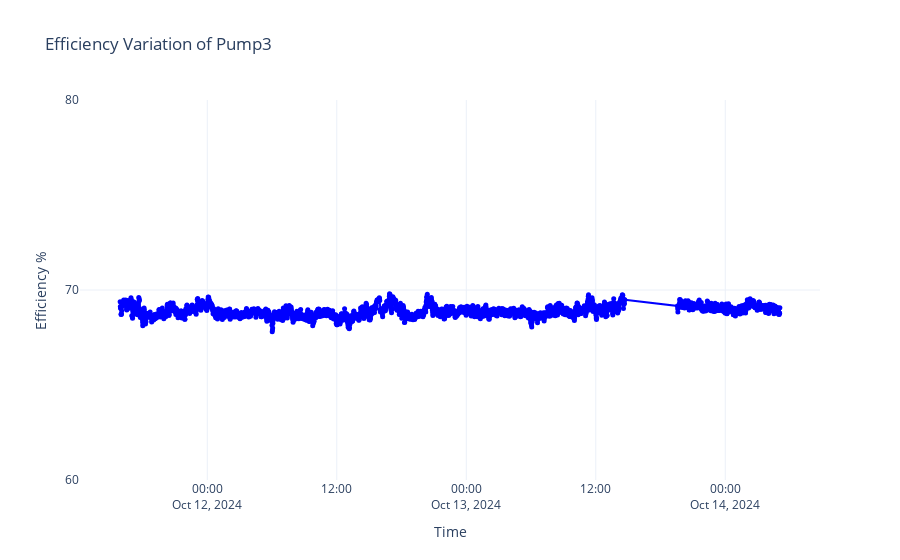

Write notebook code for a chart like this one.
### Code cell
# fig = go.Figure()

# fig.add_trace(go.Scatter(
#     x=df3.index,
#     y=df3['Efficiency'],
#     mode='lines+markers',
#     name='Voltage Imbalance_%',
#     line=dict(color='blue'),
#     marker=dict(size=5)
# ))


# fig.update_layout(
#     title='Efficiency Variation of Pump3',
#     xaxis_title='Time',
#     yaxis_title='Efficiency %',
#     legend_title='Legend',
#     template='plotly_white'
# )
# fig.update_yaxes(
#     range=[60, 80],  
#     dtick=10         
# )

# fig.show()

### Figure 1 — Plotly figure (JSON) as saved in the notebook; plotly's stock layout.template omitted (floating-point values rounded to 4 significant figures; data arrays with more than 128 entries replaced by an {"elided": "..."} marker saying what was removed)
{"data": [{"line": {"color": "blue"}, "marker": {"size": 5}, "mode": "lines+markers", "name": "Voltage Imbalance_%", "type": "scatter", "x": {"elided": "2720 str values"}, "y": {"elided": "2720 float values"}}], "layout": {"legend": {"title": {"text": "Legend"}}, "title": {"text": "Efficiency Variation of Pump3"}, "xaxis": {"title": {"text": "Time"}}, "yaxis": {"dtick": 10, "range": [60, 80], "title": {"text": "Efficiency %"}}}}
